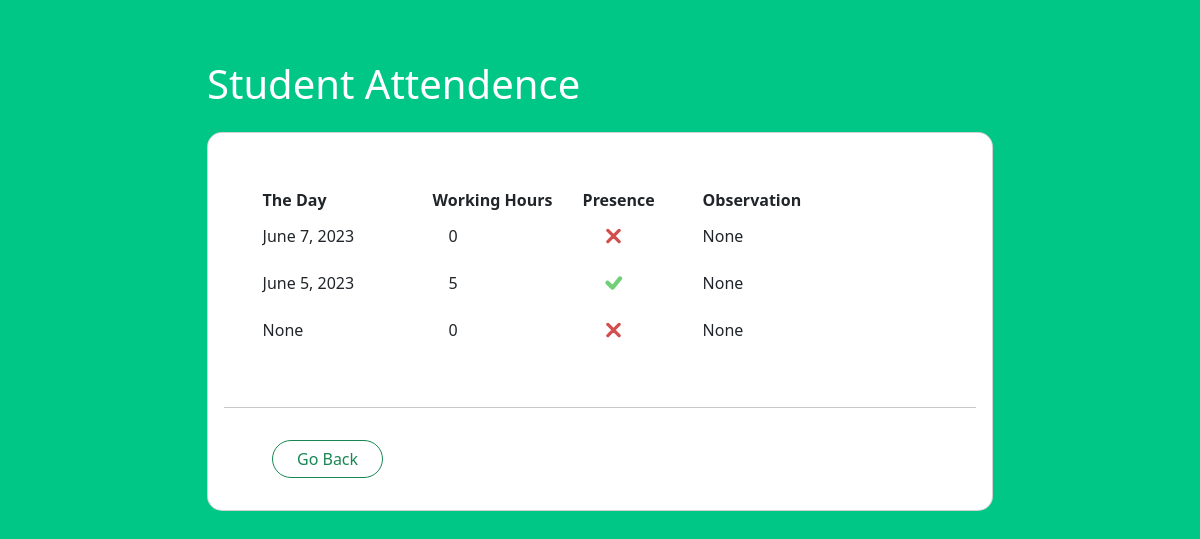
Page /ViewPresence/5/ (signed in) on the committed database.
### accounts/models.py (models this page shows, shortened)
class Attendence(models.Model):
    internMaster = models.ForeignKey(User,related_name="sprvor",null=True,blank=True,on_delete= models.SET_NULL)
    intern = models.ForeignKey(User,related_name="user",null=True,blank=True,on_delete= models.SET_NULL)
    prepDeplome = models.CharField(max_length=100,null=True,blank=True)
    companyAdrss = models.CharField(max_length=100,null=True,blank=True)
    strtDate=models.DateField(null=True,blank=True)
    endDate=models.DateField(null=True,blank=True)
    internshipDay = models.DateField(null=True,blank=True)
    workingHours = models.IntegerField(null=True,blank=True)
    observation = models.CharField(max_length=100,null=True,blank=True)
    isPresent = models.BooleanField(null=True,blank=True)

### accounts/views.py (the view)
# urls.py: path('ViewPresence/<str:pk>/', views.ViewPresence, name='ViewPresence'),
@login_required(login_url='Signin')
def ViewPresence(request, pk):
    supervisors = InternshipApp.objects.filter(internMaster = request.user)
    app = InternshipApp.objects.get(id=pk)
    attendence = Attendence.objects.filter(intern=app.applicant,internMaster=app.internMaster)
    return render(request,"viewnpresence.html",{'app' : app,'applist' : supervisors, 'attendence': attendence})

### templates/viewnpresence.html (shortened to what this page needs)
{% load static %}
  <!DOCTYPE html>
  <html>
      <head>
          <link href="{% static '/css/main.css' %}" type="text/css" rel="stylesheet" >
          <link href="https://cdn.jsdelivr.net/npm/bootstrap@5.3.0-alpha3/dist/css/bootstrap.min.css" rel="stylesheet">
          <link rel="stylesheet" href="https://cdn.jsdelivr.net/npm/bootstrap-icons@1.7.2/font/bootstrap-icons.css">
          <link rel="stylesheet" href="https://cdnjs.cloudflare.com/ajax/libs/boxicons/2.1.0/css/boxicons.min.css" />
          <link rel="stylesheet" href="https://cdnjs.cloudflare.com/ajax/libs/MaterialDesign-Webfont/5.3.45/css/materialdesignicons.css" />
        </head>
        <body style="background-color: #00C785;">
              <section class="mh-100">
                  <div class="container h-100">
                  <div class="row d-flex justify-content-center align-items-center h-100">
                      <div class="col-xl-9">
                      <h1 class="text-white mb-4">Student Attendence</h1>
                      <div class="card" style="border-radius: 15px;">
                         <div class="card-body">
                            <section>
                                <div style="overflow: auto; max-height: 350px; max-width: 1000px;">
                                    <table>
                                        <thead>
                                            <tr>
                                                <th scope="col" style="width: 170px;">The Day</th>
                                                <th scope="col" style="width: 150px;">Working Hours</th>
                                                <th scope="col" style="width: 120px;">Presence</th>
                                                <th scope="col" style="width: 200px;">Observation</th>
                                            </tr>
                                        </thead>
                                        <tbody>
                                            {% for i in attendence %}
                                            <tr>
                                                <td>{{i.internshipDay}}</td>
                                                <td><span class="ms-3">{{i.workingHours}}</span></td>
                                                <td>
                                                    {% if i.isPresent == True %}
                                                        <span id="boot-icon" class="bi bi-check ms-3" style="font-size: 30px; color: rgb(98, 203, 105); -webkit-text-stroke-width: 1.5px; opacity: 0.9;"></span>
                                                    {% elif i.isPresent == False %}
                                                        <span id="boot-icon" class="bi bi-x ms-3" style="font-size: 30px; color: rgb(207, 60, 60); -webkit-text-stroke-width: 1.5px; opacity: 0.9;"></span>
                                                    {% endif %}
                                                </td>
                                                <td>{{i.observation}}</td>
                                            </tr>
                                            {% endfor %}
                                        </tbody>
                                    </table>
                                </div>
                            </section>
                            <hr class="mx-n3">
                            <div class="col-md-auto mx-auto text-right">
                                <a href="../../" class="btn btn-outline-success ms-5 mt-3 mb-3 px-lg-4 rounded-pill">Go Back</a></div>
                          </div>
                      </div>
                      </div>
                  </div>
                  </div>
              </section>
          </body>
          </html>

### static/css/main.css (style rules this page uses)
section { padding: 5%; overflow: hidden; margin-top: 0%; }

### rows in the picture
Attendence: internshipDay "June 7, 2023", workingHours "0", isPresent False (drawn), observation "None"
Attendence: internshipDay "June 5, 2023", workingHours "5", isPresent True (drawn), observation "None"
Attendence: internshipDay "None", workingHours "0", isPresent False (drawn), observation "None"
